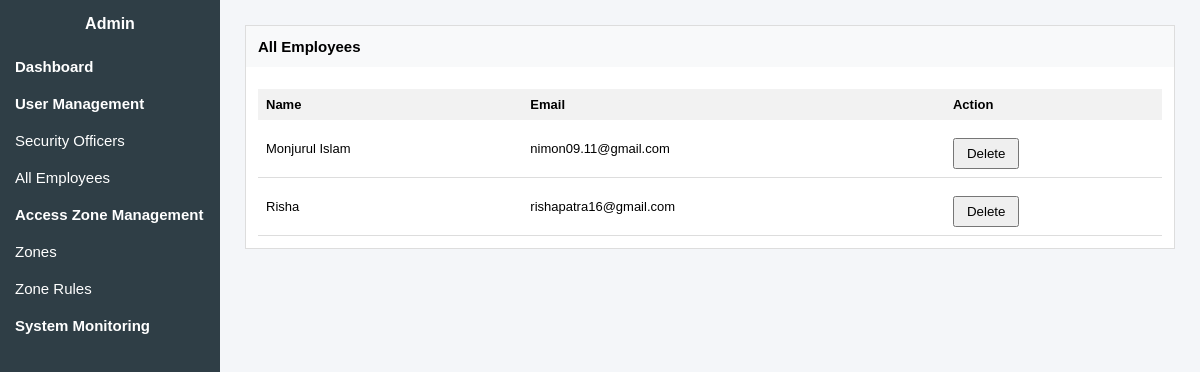
Before: /admin/view/all-employees.php (signed in) with the older database file.
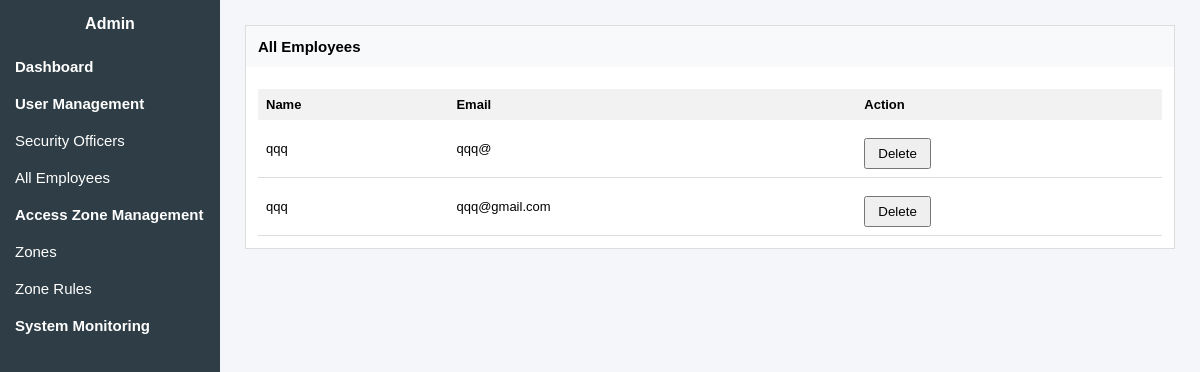
After: the same page with the newer database file.
### tables this page shows
CREATE TABLE `employees` (
  `id` int(11) NOT NULL,
  `name` varchar(100) DEFAULT NULL,
  `email` varchar(100) DEFAULT NULL,
  `password` varchar(255) DEFAULT NULL,
  `contact` varchar(20) DEFAULT NULL,
  `address` text DEFAULT NULL,
  `city` varchar(50) DEFAULT NULL,
  `country` varchar(50) DEFAULT NULL,
  `designation` varchar(50) DEFAULT NULL,
  `visitor_type` varchar(20) DEFAULT NULL,
  `created_at` timestamp NOT NULL DEFAULT current_timestamp()
);

### admin/view/all-employees.php (the view, shortened to what this page needs)
<?php
$db = new db_connection();
$conn = $db->openConnection();
$sql = "SELECT id, name, email FROM employees";
$result = $conn->query($sql);
?>
<!DOCTYPE html>
<html>
<head>
    <link rel="stylesheet" href="dashboard.css">
</head>
<body>
<div class="sidebar">
    <h2>Admin</h2>
    <a href="dashboard.php" class="menu">Dashboard</a>
    <div class="menu">User Management</div>
    <a href="security-officers.php" class="submenu">Security Officers</a>
    <a href="all-employees.php" class="submenu">All Employees</a>
    <div class="menu">Access Zone Management</div>
    <a href="zones.php" class="submenu">Zones</a>
    <a href="zone-rules.php" class="submenu">Zone Rules</a>
    <a href="system-monitoring.php" class="menu">System Monitoring</a>
</div>
<div class="main">
    <div class="panel">
        <h3>All Employees</h3>
        <div class="panel-body">
            <table>
                <thead>
                    <tr>
                        <th>Name</th>
                        <th>Email</th>
                        <th>Action</th>
                    </tr>
                </thead>
                <tbody>
                <?php if ($result && $result->num_rows > 0): ?>
                    <?php while ($row = $result->fetch_assoc()): ?>
                        <tr>
                            <td><?= htmlspecialchars($row["name"]) ?></td>
                            <td><?= htmlspecialchars($row["email"]) ?></td>
                            <td>
                                <form method="POST"
                                      action="../controller/employee_controller.php"
                                      onsubmit="return confirm('Are you sure you want to delete this employee?');">
                                    <button type="submit" name="deleteEmployee">Delete</button>
                                </form>
                            </td>
                        </tr>
                    <?php endwhile; ?>
                <?php else: ?>
                    <tr>
                        <td colspan="3">No employees found</td>
                    </tr>
                <?php endif; ?>
                </tbody>
            </table>
        </div>
    </div>
</div>
</body>
</html>

### admin/view/dashboard.css (style rules this page uses)
body { margin: 0; font-family: Arial, sans-serif; background-color: #f4f6f9; }
.sidebar { position: fixed; top: 0; left: 0; width: 220px; height: 100%; background-color: #2f3e46; color: white; }
.sidebar h2 { margin: 0; padding: 15px; text-align: center; font-size: 16px; }
.sidebar a { display: block; padding: 10px 15px; color: white; text-decoration: none; font-size: 15px; }
.menu { display: block; padding: 10px 15px; font-size: 15px; font-weight: bold; background-color: #2f3e46; }
.submenu { display: block; padding: 8px 25px; font-size: 12px; background-color: #2f3e46; text-decoration: none; color: #cfd8dc; }
.main { margin-left: 220px; padding: 25px; }
.panel { background-color: white; border: 1px solid #ddd; margin-bottom: 20px; }
.panel h3 { margin: 0; padding: 12px; background-color: #f8f9fa; font-size: 15px; }
.panel-body { padding: 12px; }
button { display: block; margin-top: 10px; padding: 6px 12px; cursor: pointer; }
table { width: 100%; border-collapse: collapse; margin-top: 10px; }
th { padding: 8px; background-color: #f2f2f2; font-size: 13px; text-align: left; }
td { padding: 8px; border-bottom: 1px solid #ddd; font-size: 13px; word-break: break-word; }

Changed rows visible on the page:
removed employees: name "Monjurul Islam", email "nimon09.11@gmail.com"
removed employees: name "Risha", email "rishapatra16@gmail.com"
added employees: name "qqq", email "qqq@"
added employees: name "qqq", email "qqq@gmail.com"
